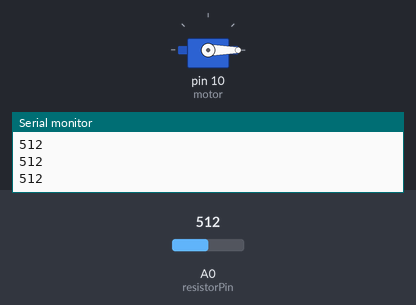
The sketch below on a simulated Arduino Uno, built with avr-gcc and run on an emulated ATmega328P. Parts: servo, the last lines printed to the serial monitor. Inputs (shaded band) come from the test bench; at power-on: A0 (resistorPin) = 512.

Above: at 1.2 s.
1.3 s: A0 (resistorPin) set to 306
At 2.5 s:
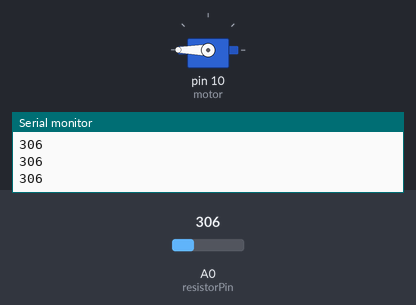
2.8 s: A0 (resistorPin) set to 122
At 3.9 s:
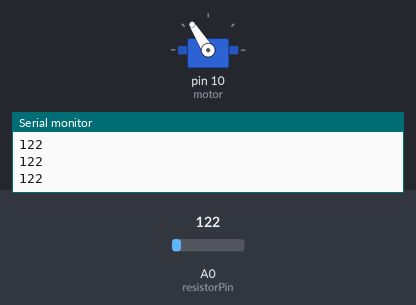
4.3 s: A0 (resistorPin) set to 900
At 5.2 s:
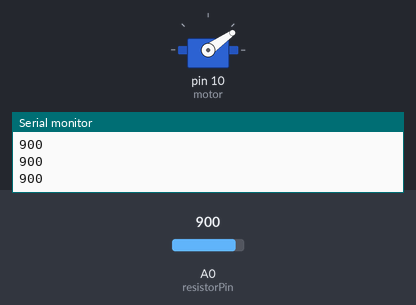
5.8 s: A0 (resistorPin) set to 1023
At 6.5 s:
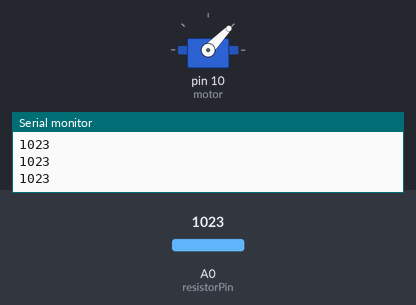
7.3 s: A0 (resistorPin) set to 511
At 7.8 s:
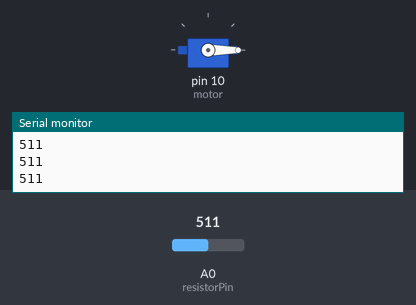
Timing chart, 0 to 9.8 s (numbered marks = the images above; inputs shaded):
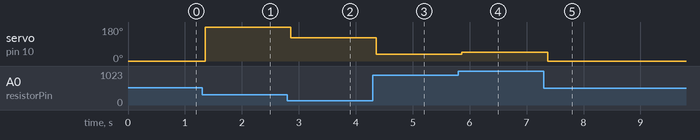

The sketch:

code1.ino
```cpp
#include <Servo.h>
Servo motor;
int resistorPin = A0;
int resistorValue = 0;
void setup() {
  motor.attach(10);
  Serial.begin(9600);
}

void loop() {
 resistorValue = 0;
 resistorValue = analogRead(resistorPin);
 Serial.println(resistorValue);
 motor.write(resistorValue);
 delay(150);
}
```

Measured:
- after the input at 1.3 s, servo on pin 10 (motor): 0° → 180° after 0.05 s
- after the input at 2.8 s, servo on pin 10 (motor): 180° → 122° after 0.06 s
- after the input at 4.3 s, servo on pin 10 (motor): 122° → 35° after 0.06 s
- after the input at 5.8 s, servo on pin 10 (motor): 35° → 46° after 0.06 s
- after the input at 7.3 s, servo on pin 10 (motor): 46° → 0° after 0.07 s
